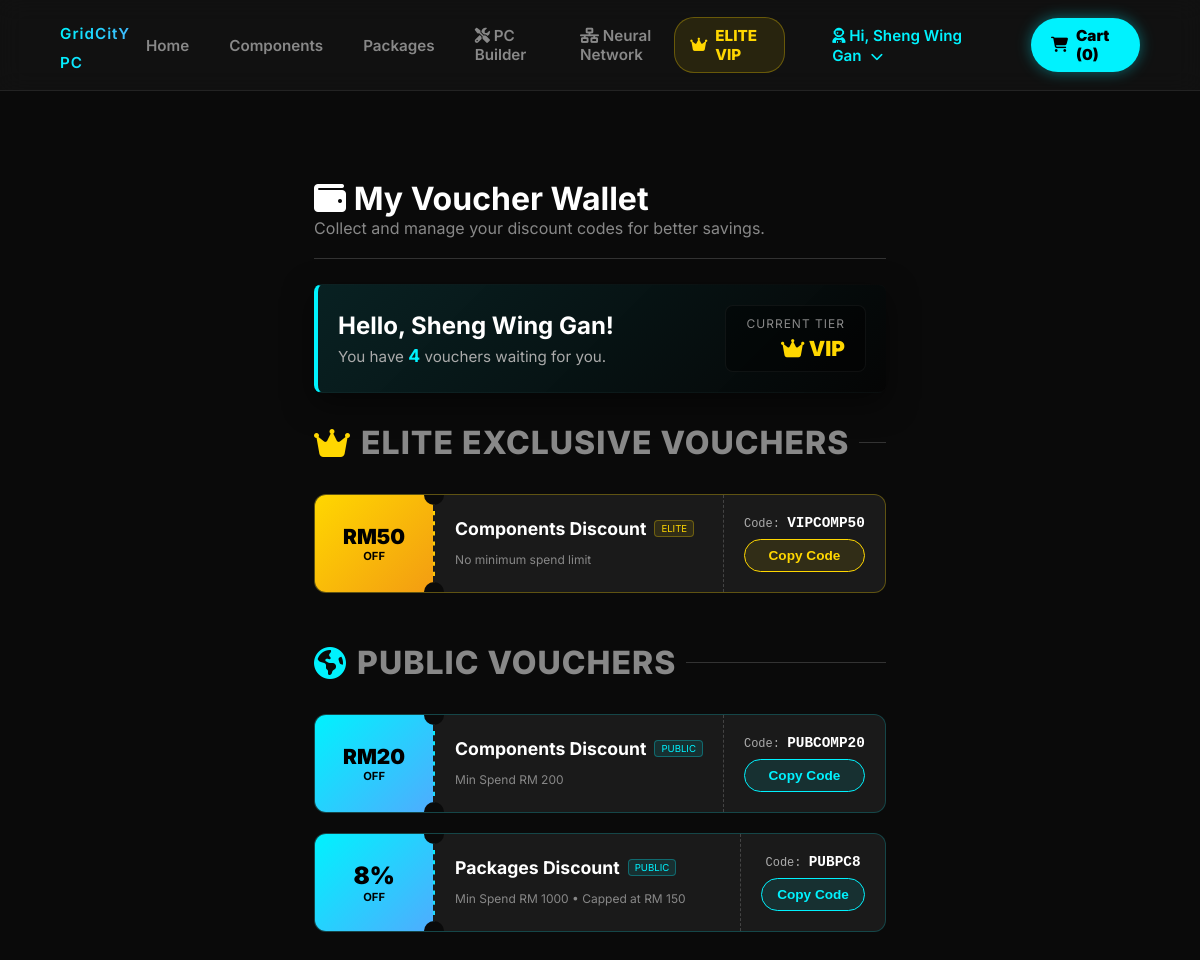
The app's page /vouchers.php (signed in), older data.
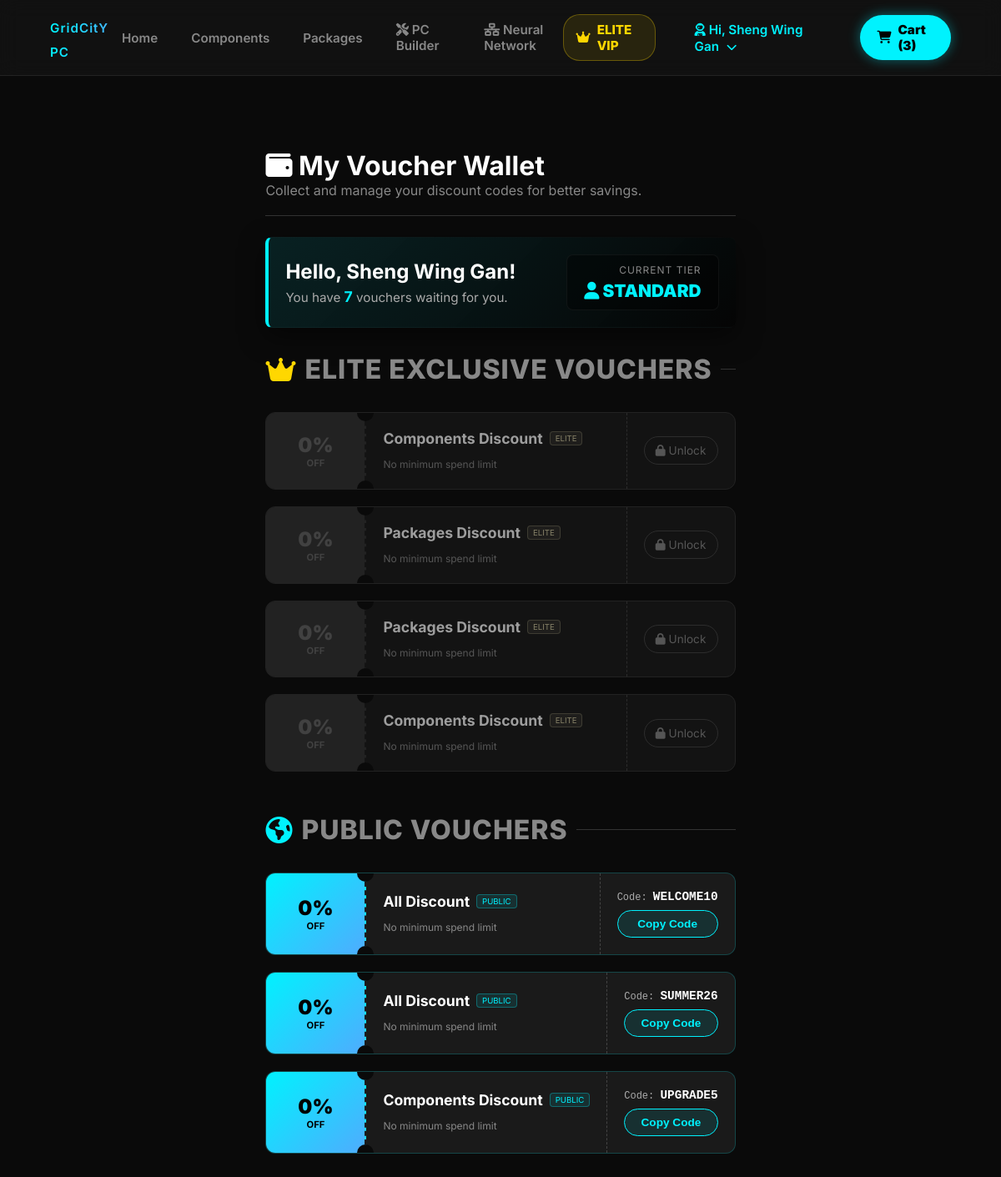
The same page, newer data.
### tables this page shows
CREATE TABLE `customers` (
  `customer_id` int(11) NOT NULL,
  `username` varchar(150) DEFAULT NULL,
  `first_name` varchar(50) DEFAULT NULL,
  `last_name` varchar(50) DEFAULT NULL,
  `email` varchar(100) NOT NULL,
  `password` varchar(255) NOT NULL,
  `phone_number` varchar(20) DEFAULT NULL,
  `birthday` date DEFAULT NULL,
  `wallet_balance` decimal(10,2) NOT NULL DEFAULT 0.00,
  `reward_coins` int(11) NOT NULL DEFAULT 0,
  `membership_tier` varchar(20) DEFAULT 'Standard',
  `vip_expiry_date` datetime DEFAULT NULL,
  `auto_renew` tinyint(1) DEFAULT 0,
  `default_shipping_address` text DEFAULT NULL,
  `account_status` varchar(20) DEFAULT 'Active',
  `reset_token` varchar(6) DEFAULT NULL,
  `reset_token_expire` datetime DEFAULT NULL,
  `pref_gamer` int(11) DEFAULT 0,
  `pref_creator` int(11) DEFAULT 0,
  `pref_student` int(11) DEFAULT 0,
  `pref_enthusiast` int(11) DEFAULT 0,
  `created_at` datetime DEFAULT current_timestamp()
);

CREATE TABLE `promo_codes` (
  `promo_id` int(11) NOT NULL,
  `code_name` varchar(50) NOT NULL COMMENT 'Promo code string',
  `target_category` enum('All','Components','Packages') NOT NULL DEFAULT 'All',
  `is_vip_only` tinyint(1) DEFAULT 1 COMMENT '1 for VIP, 0 for public',
  `status` enum('Active','Inactive') DEFAULT 'Active',
  `created_at` datetime DEFAULT current_timestamp(),
  `discount_value` decimal(10,2) NOT NULL COMMENT '折扣数值',
  `discount_type` enum('Percentage','Fixed') NOT NULL DEFAULT 'Percentage' COMMENT '折扣模式',
  `min_spend` decimal(10,2) NOT NULL DEFAULT 0.00 COMMENT '最低消费门槛',
  `max_cap` decimal(10,2) NOT NULL DEFAULT 0.00 COMMENT '最高折抵上限'
);

### vouchers.php (the view, shortened to what the changed rows need)
<?php
require_once 'config.php';
$customer_id = $_SESSION['customer_id'];
$stmt = $conn->prepare("SELECT membership_tier, username FROM customers WHERE customer_id = ?");
$stmt->bind_param("i", $customer_id);
$stmt->execute();
$user_data = $stmt->get_result()->fetch_assoc();
$username = $user_data['username'];
$count_stmt = $conn->query("SELECT COUNT(*) as total FROM promo_codes WHERE status = 'Active'");
$total_vouchers = $count_stmt->fetch_assoc()['total'];
?>
<!DOCTYPE html>
<html lang="en">
<head>
    <link rel="stylesheet" href="https://cdnjs.cloudflare.com/ajax/libs/font-awesome/6.4.0/css/all.min.css">
    <link rel="stylesheet" href="css/style.css">
</head>
<body style="background-color: #0a0a0a;">
<?php include 'includes/header.php'; ?>
<main class="voucher-container">
    <div class="page-header">
        <h1><i class="fa-solid fa-wallet"></i> My Voucher Wallet</h1>
    </div>
    <div class="wallet-dashboard">
        <div>
            <h2 style="margin: 0; color: #fff; font-size: 1.5rem;">Hello, <?php echo htmlspecialchars($username); ?>!</h2>
            <p style="margin: 5px 0 0 0; color: #aaa; font-size: 0.95rem;">You have <span style="color: #00f2fe; font-weight: bold; font-size: 1.1rem;"><?php echo $total_vouchers; ?></span> vouchers waiting for you.</p>
        </div>
        <div style="text-align: right; background: rgba(0,0,0,0.4); padding: 10px 20px; border-radius: 8px; border: 1px solid rgba(255,255,255,0.05);">
            <div style="color: #888; font-size: 0.75rem; text-transform: uppercase; margin-bottom: 5px; letter-spacing: 1px;">Current Tier</div>
            <div style="color: <?php echo ($current_tier === 'VIP') ? '#ffd700' : '#00f2fe'; ?>; font-weight: 900; font-size: 1.3rem;">
                <i class="fa-solid <?php echo ($current_tier === 'VIP') ? 'fa-crown' : 'fa-user'; ?>"></i> <?php echo strtoupper($current_tier); ?>
            </div>
        </div>
    </div>
    <div class="voucher-section">
        <div class="voucher-grid">
            <?php
            $vip_stmt = $conn->prepare("
                SELECT p.* FROM promo_codes p
                LEFT JOIN used_vouchers uv ON p.promo_id = uv.promo_id AND uv.customer_id = ?
                WHERE p.is_vip_only = 1 AND p.status = 'Active' AND uv.promo_id IS NULL
                ORDER BY p.discount_value DESC
            ");
            $vip_stmt->bind_param("i", $customer_id);
            $vip_stmt->execute();
            $vip_res = $vip_stmt->get_result();
            while ($v = $vip_res->fetch_assoc()):
                $is_locked = ($current_tier !== 'VIP');
            ?>
                <div class="voucher-card <?php echo $is_locked ? 'locked' : ''; ?>" style="<?php echo $is_locked ? 'opacity: 0.6; filter: grayscale(0.8);' : 'border-color: rgba(255,215,0,0.3);'; ?>">
                    <div class="card-left <?php echo $is_locked ? 'locked-bg' : 'vip-bg'; ?>">
                        <?php if($v['discount_type'] == 'Fixed'): ?>
                            <span style="font-weight: 900; font-size: 1.3rem;">RM<?php echo floatval($v['discount_value']); ?></span>
                        <?php else: ?>
                            <span style="font-weight: 900; font-size: 1.5rem;"><?php echo floatval($v['discount_value']); ?>%</span>
                        <?php endif; ?>
                        <span style="font-size: 0.7rem; font-weight: bold;">OFF</span>
                    </div>
                    <div class="card-middle">
                        <div style="display: flex; align-items: center; gap: 8px; margin-bottom: 5px;">
                            <h3 style="color: #fff; margin: 0; font-size: 1.1rem;"><?php echo $v['target_category']; ?> Discount</h3>
                            <span style="background: rgba(255,215,0,0.1); color: #ffd700; border: 1px solid rgba(255,215,0,0.3); font-size: 0.6rem; padding: 2px 6px; border-radius: 4px;">ELITE</span>
                        </div>
                        <div class="terms-text">
                            <?php
                                $terms = [];
                                echo empty($terms) ? "No minimum spend limit" : implode(' • ', $terms);
                            ?>
                        </div>
                    </div>
                    <div class="card-right">
                        <?php if ($is_locked): ?>
                            <a href="membership.php" style="color: #888; text-decoration: none; font-size: 0.85rem; text-align: center; display: block; width: 100%; border: 1px solid #444; padding: 8px 0; border-radius: 20px; transition: 0.3s;" onmouseover="this.style.borderColor='#ffd700'; this.style.color='#ffd700';">
                                <i class="fa-solid fa-lock"></i> Unlock
                            </a>
                        <?php else: ?>
                            <span style="font-family: monospace; color: #aaa; font-size: 0.75rem; margin-bottom: 8px;">Code: <strong style="color: #fff; font-size: 0.9rem;"><?php echo $v['code_name']; ?></strong></span>
                            <button class="copy-btn vip-copy-btn" onclick="copyCode('<?php echo $v['code_name']; ?>', this)">Copy Code</button>
                        <?php endif; ?>
                    </div>
                </div>
            <?php endwhile; $vip_stmt->close(); ?>
        </div>
    </div>
    <div class="voucher-section">
        <div class="voucher-grid">
            <?php
            $pub_stmt = $conn->prepare("
                SELECT p.* FROM promo_codes p
                LEFT JOIN used_vouchers uv ON p.promo_id = uv.promo_id AND uv.customer_id = ?
                WHERE p.is_vip_only = 0 AND p.status = 'Active' AND uv.promo_id IS NULL
                ORDER BY p.discount_value DESC
            ");
            $pub_stmt->bind_param("i", $customer_id);
            $pub_stmt->execute();
            $pub_res = $pub_stmt->get_result();
            while ($v = $pub_res->fetch_assoc()):
            ?>
                <div class="voucher-card" style="border-color: rgba(0,242,254,0.2);">
                    <div class="card-left public-bg">
                        <?php if($v['discount_type'] == 'Fixed'): ?>
                            <span style="font-weight: 900; font-size: 1.3rem;">RM<?php echo floatval($v['discount_value']); ?></span>
                        <?php else: ?>
                            <span style="font-weight: 900; font-size: 1.5rem;"><?php echo floatval($v['discount_value']); ?>%</span>
                        <?php endif; ?>
                        <span style="font-size: 0.7rem; font-weight: bold;">OFF</span>
                    </div>
                    <div class="card-middle">
                        <div style="display: flex; align-items: center; gap: 8px; margin-bottom: 5px;">
                            <h3 style="color: #fff; margin: 0; font-size: 1.1rem;"><?php echo $v['target_category']; ?> Discount</h3>
                            <span style="background: rgba(0,242,254,0.1); color: #00f2fe; border: 1px solid rgba(0,242,254,0.3); font-size: 0.6rem; padding: 2px 6px; border-radius: 4px;">PUBLIC</span>
                        </div>
                        <div class="terms-text">
                            <?php
                                $terms = [];
                                if ($v['min_spend'] > 0) $terms[] = "Min Spend RM " . floatval($v['min_spend']);
                                if ($v['max_cap'] > 0) $terms[] = "Capped at RM " . floatval($v['max_cap']);
                                echo empty($terms) ? "No minimum spend limit" : implode(' • ', $terms);
                            ?>
                        </div>
                    </div>
                    <div class="card-right">
                        <span style="font-family: monospace; color: #aaa; font-size: 0.75rem; margin-bottom: 8px;">Code: <strong style="color: #fff; font-size: 0.9rem;"><?php echo $v['code_name']; ?></strong></span>
                        <button class="copy-btn" onclick="copyCode('<?php echo $v['code_name']; ?>', this)">Copy Code</button>
                    </div>
                </div>
            <?php endwhile; $pub_stmt->close(); ?>
        </div>
    </div>
</main>
</body>
</html>

### includes/header.php (shortened to what the changed rows need)
<?php
require_once 'config.php';
if (isset($_SESSION['customer_id'])) {
    $header_user_id = $_SESSION['customer_id'];
    $header_stmt = $conn->prepare("SELECT wallet_balance, membership_tier, vip_expiry_date FROM customers WHERE customer_id = ?");
    $header_stmt->bind_param("i", $header_user_id);
    $header_stmt->execute();
    $header_result = $header_stmt->get_result();
    if ($header_row = $header_result->fetch_assoc()) {
        $current_tier = $header_row['membership_tier'];
    }
}
$cart_item_count = 0;
if (isset($_SESSION['customer_id'])) {
    $count_stmt = $conn->prepare("SELECT SUM(quantity) AS total_items FROM shopping_cart WHERE customer_id = ?");
    $count_stmt->bind_param("i", $_SESSION['customer_id']);
    $count_stmt->execute();
    $count_res = $count_stmt->get_result();
    if ($count_row = $count_res->fetch_assoc()) {
        $cart_item_count = $count_row['total_items'] ?? 0;
    }
}
?>
<!DOCTYPE html>
<html lang="en">
<head>
    <link rel="stylesheet" href="css/style.css">
    <link rel="stylesheet" href="https://cdnjs.cloudflare.com/ajax/libs/font-awesome/6.4.0/css/all.min.css">
</head>
<body>
<nav class="navbar">
    <div class="nav-actions" style="display: flex; align-items: center;">
        <a href="membership.php" style="color: #ffd700; font-weight: 800; text-decoration: none; display: flex; align-items: center; gap: 8px; padding: 8px 15px; background: rgba(255, 215, 0, 0.1); border: 1px solid rgba(255, 215, 0, 0.3); border-radius: 20px; transition: 0.3s; margin-right: 15px;" onmouseover="this.style.boxShadow='0 0 15px rgba(255, 215, 0, 0.5)'; this.style.transform='translateY(-2px)';" onmouseout="this.style.boxShadow='none'; this.style.transform='none';">
            <i class="fa-solid fa-crown"></i> ELITE VIP
        </a>
        <?php if(isset($_SESSION['customer_id'])): ?>
        <div class="profile-dropdown" style="position: relative; display: inline-block; margin-right: 15px;">
            <a href="profile.php" style="color: #00f2fe; text-decoration: none; padding-bottom: 5px;">
            </a>
        </div>
        <?php else: ?>
            <a href="login.php" style="text-decoration: none; margin-right: 15px;"><i class="fas fa-sign-in-alt"></i> Login</a>
            <a href="register.php" style="text-decoration: none; margin-right: 15px;"><i class="fas fa-user-plus"></i> Register</a>
        <?php endif; ?>
<a href="cart.php" style="background: #00f2fe; color: #000; padding: 8px 20px; border-radius: 30px; font-weight: 900; text-decoration: none; display: flex; align-items: center; gap: 8px; box-shadow: 0 0 15px rgba(0, 242, 254, 0.4); transition: 0.3s;" onmouseover="this.style.transform='scale(1.05)'; this.style.boxShadow='0 0 25px rgba(0, 242, 254, 0.7)';" onmouseout="this.style.transform='scale(1)'; this.style.boxShadow='0 0 15px rgba(0, 242, 254, 0.4)';">
    <i class="fa-solid fa-cart-shopping"></i> Cart (<?php echo $cart_item_count; ?>)
</a>
    </div>
</nav>
<main class="main-container">

Row changes from the older to the newer data that the page shows:
removed promo_codes: discount_value "8", target_category "Packages", terms "Min Spend RM 1000 • Capped at RM 150", code_name "PUBPC8"
changed customers "Sheng Wing Gan": membership_tier "VIP" → "STANDARD"
changed promo_codes (number 1 of 7 on the later page): discount_value "50" → "0"; code_name "VIPCOMP50" → (not shown); discount_type "RM" → "%"; text "Code: Copy Code" → "Unlock"
now on this page (row edited): promo_codes: discount_value "0", target_category "Packages", shows "Unlock", shown under "Hello, Sheng Wing Gan!"
added promo_codes: discount_value "0", target_category "Packages", shows "Unlock", shown under "Hello, Sheng Wing Gan!"
added promo_codes: discount_value "0", target_category "Components", shows "Unlock", shown under "Hello, Sheng Wing Gan!"
changed promo_codes: target_category "Components" → "All"; code_name "PUBCOMP20" → "WELCOME10"; discount_value "20" → "0"; terms "Min Spend RM 200" → (not shown); discount_type "RM" → "%"
added promo_codes: discount_value "0", target_category "All", shows "No minimum spend limit", code_name "SUMMER26"
added promo_codes: discount_value "0", target_category "Components", shows "No minimum spend limit", code_name "UPGRADE5"
Text that changed along with them:
$cart_item_count: "0" → "3"
$total_vouchers: "4" → "7"
